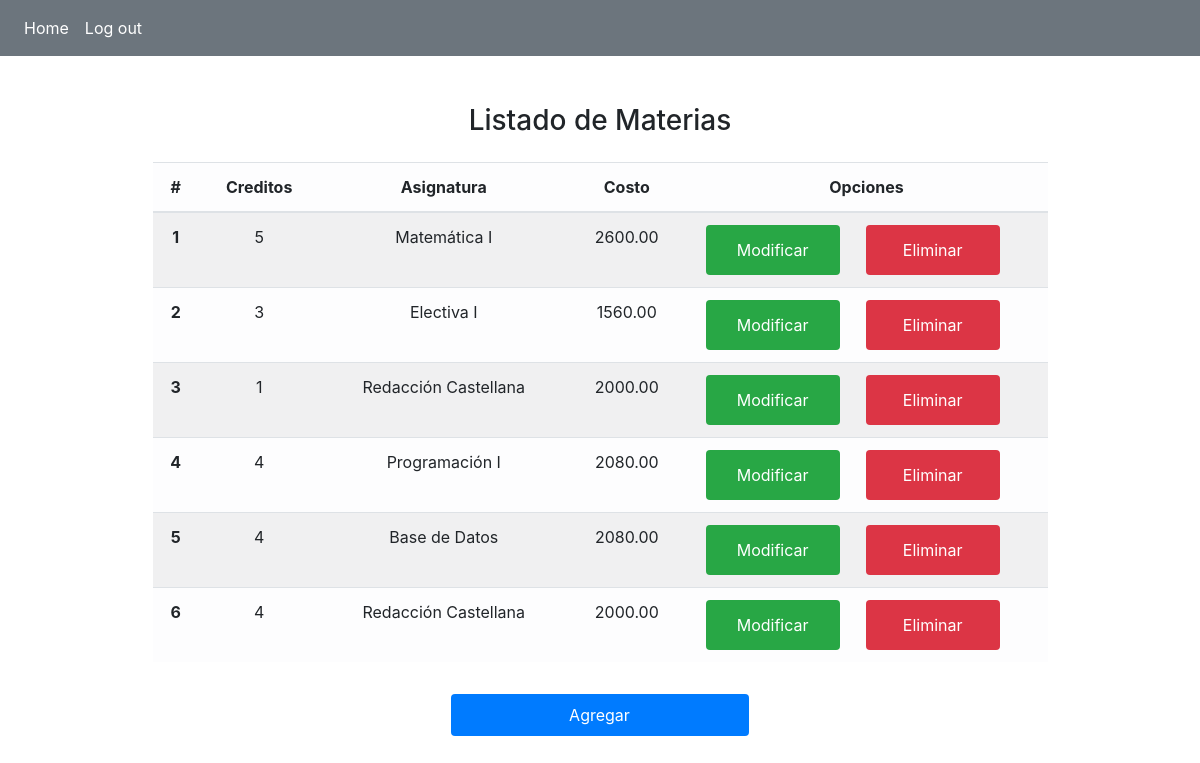
Before: /home/ (signed in) with the older database file.
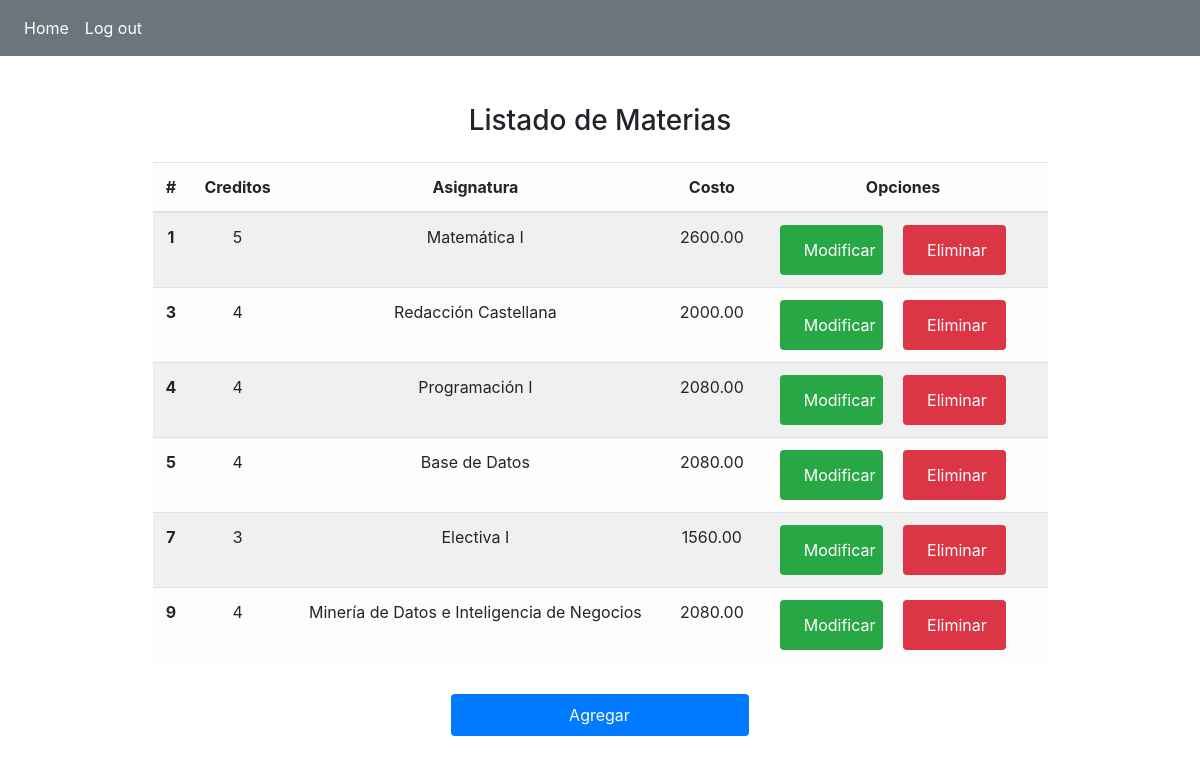
After: the same page with the newer database file.
### Home/models.py (models this page shows, shortened)
class Cursos(models.Model):
    creditos = models.IntegerField(blank=False, null=True)
    nombre_asignatura = models.TextField(max_length=45, blank=False)
    costo = models.DecimalField(max_digits=6, decimal_places=2, null=True)

### Home/views.py (the view)
# urls.py: 2. Add a URL to urlpatterns:  path('', Home.as_view(), name='home')
@login_required
def Home(request):
    asignaturas = Cursos.objects.all()
    return render(request, 'home.html', {'asignaturas':asignaturas})

### templates/home.html (shortened to what this page needs)
{% extends 'base.html' %}
{% load static %}
{% block nav %}
    {% include 'nav.html' %}
{%endblock%}
{% block container %}
    <div class="container mt-5 mb-5">
        <div class="row justify-content-md-center">
            <div class="col-10">
                <h3 class="text-center mb-4">Listado de Materias</h3>
                <table class="table table-light table-striped rounded-2">
                    <thead>
                        <tr>
                            <th class="text-center" scope="col">#</th>
                            <th class="text-center" scope="col">Creditos</th>
                            <th class="text-center" scope="col">Asignatura</th>
                            <th class="text-center" scope="col">Costo</th>
                            <th class="text-center" scope="col">Opciones</th>
                        </tr>
                    </thead>
                    <tbody>
                        {%for asignatura in asignaturas%}
                            <tr>
                                <th class="text-center" scope="row">{{asignatura.id}}</th>
                                <td class="text-center">{{asignatura.creditos}}</td>
                                <td class="text-center">{{asignatura.nombre_asignatura}}</td>
                                <td class="text-center">{{asignatura.costo}}</td>
                                <td>
                                    <div class="row px-4">
                                        <button class="btn col-5 bg-success"><a href="{% url 'modificar' asignatura.id %}" class="text-white page-link bg-success border-0">Modificar</a></button>
                                        <button class="btn col-5 offset-1 bg-danger"><a href="{% url 'eliminar' asignatura.id %}" class="text-white page-link bg-danger border-0">Eliminar</a></button>
                                    </div>
                                </td>
                            </tr>
                        {%endfor%}
                    </tbody>
                </table>
                <button class="btn mt-3 col-4 offset-4 bg-primary text-white"><a class="p-1 text-white page-link bg-primary border-0" href="{% url 'agregar' %}">Agregar</a></button>
            </div>
        </div>
    </div>
{%endblock%}

### templates/base.html (shortened to what this page needs)
<!DOCTYPE html>
<html lang="en">
<head>
    {%load static%}
    <link rel="stylesheet" href="{% static 'css/bootstrap.min.css' %}">
    <link rel="stylesheet" type="text/css" href="{% static 'css/main.css' %}">
</head>
<body>
    {% block nav %}
    {% endblock %}
    <div class="container">
        {%block container%}
        {%endblock%}
    </div>
</body>
</html>

### templates/nav.html (shortened to what this page needs)
{% load static %}
<nav class="navbar navbar-expand-lg navbar-light bg-secondary">
    <div class="collapse navbar-collapse" id="navbarNav">
        <ul class="navbar-nav">
            <li class="nav-item active">
                <a class="nav-link text-white" href="{% url 'home' %}">Home<span class="sr-only">(current)</span></a>
            </li>
            <li class="nav-item">
                <a class="nav-link text-white" href="{% url 'logout' %}">Log out</a>
            </li>
        </ul>
    </div>
</nav>

Changed rows visible on the page:
removed Cursos: id "2", creditos "3", nombre_asignatura "Electiva I", costo "1560.00"
removed Cursos: id "6", creditos "4", nombre_asignatura "Redacción Castellana", costo "2000.00"
changed Cursos "Redacción Castellana": creditos "1" → "4"
added Cursos: id "7", creditos "3", nombre_asignatura "Electiva I", costo "1560.00"
added Cursos: id "9", creditos "4", nombre_asignatura "Minería de Datos e Inteligencia de Negocios", costo "2080.00"
